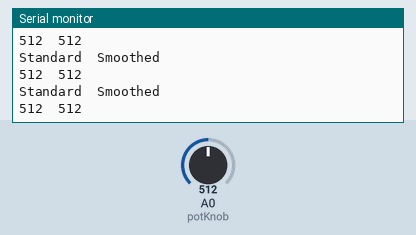
The sketch below on a simulated Arduino Uno, built with avr-gcc and run on an emulated ATmega328P. Shown: the last lines printed to the serial monitor. The test bench sets the inputs (shaded band); at power-on: A0 (potKnob) = 512.

Above: at 1.3 s.
1.4 s: A0 (potKnob) set to 716
At 1.82 s:
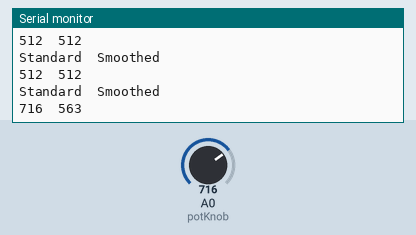
2.9 s: A0 (potKnob) set to 900
At 3.32 s:
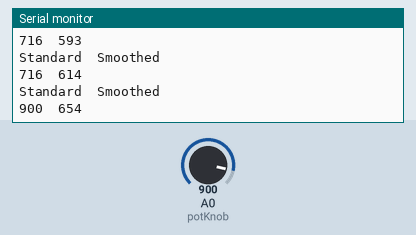
Timing chart, 0 to 5.9 s (numbered marks = the images above; inputs shaded):
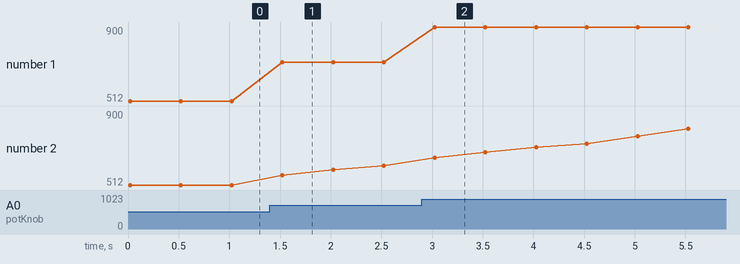

The sketch:

Workshop_Day3_Pot_Smoothed.ino
```cpp
#include <Smoothed.h>

int potKnob = A0;

Smoothed <int> myPot;

void setup() {
  // put your setup code here, to run once:
  Serial.begin(9600);

  myPot.begin(SMOOTHED_AVERAGE,10);

}

void loop() {
  // put your main code here, to run repeatedly:
  int potVal = analogRead(potKnob);

  myPot.add(potVal);

  int smoothedSensorAvg = myPot.get();

  // Output the smoothed values to the serial stream. Open the Arduino IDE Serial plotter to see the effects of the smoothing methods.
    Serial.print("Standard");
    Serial.print("\t");
    Serial.println("Smoothed");
    Serial.print(potVal);
    Serial.print("\t");
    Serial.println(smoothedSensorAvg);

    delay(500);
}
```

Measured:
- after the input at 1.4 s, the serial monitor: prints a new line after 0.12 s (image 1)
- after the input at 2.9 s, the serial monitor: prints a new line after 0.12 s (image 2)
- plotted number 1: 512 → 716 after the input at 1.4 s, 716 → 900 after the input at 2.9 s
- plotted number 2: 512 → 614 after the input at 1.4 s, 614 → 900 after the input at 2.9 s
